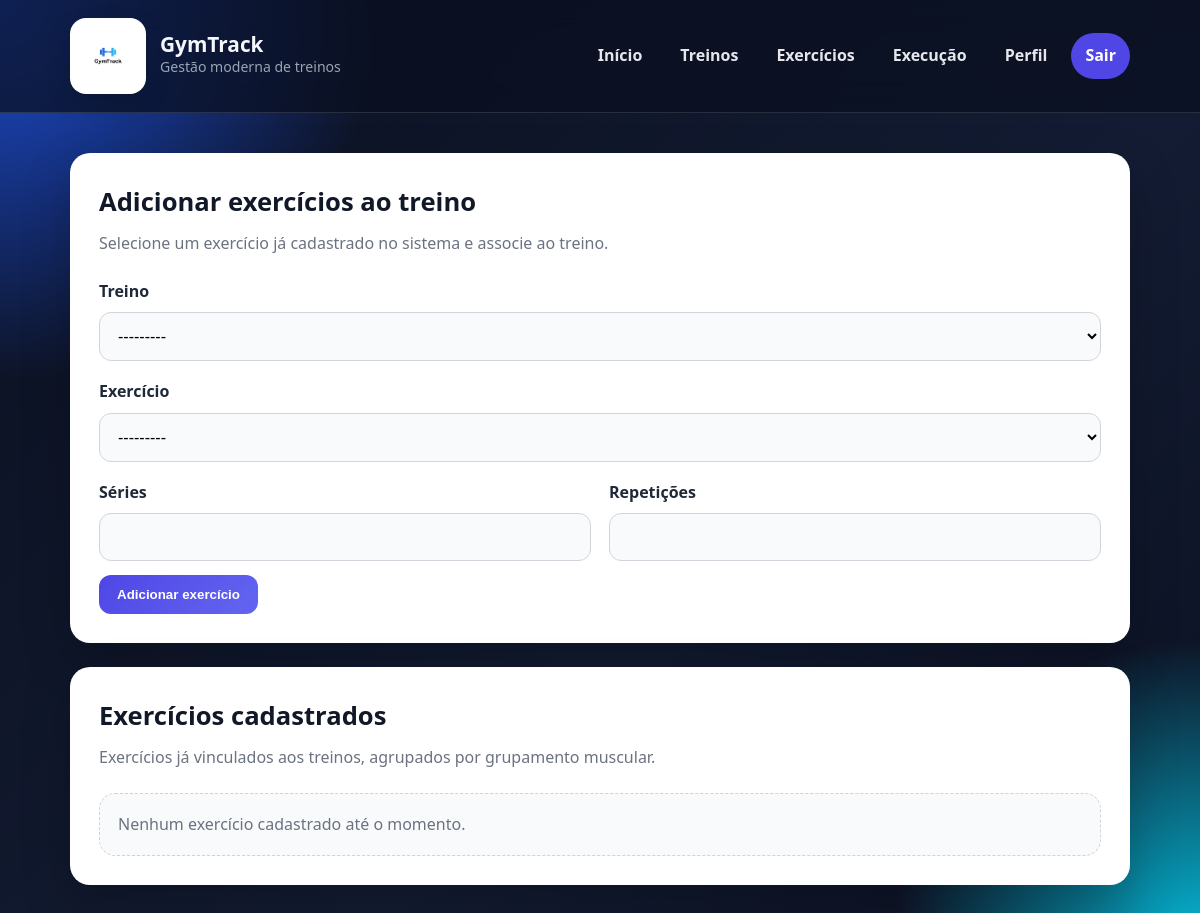
/exercicios/ (signed in), run on an earlier commit of the app's database.
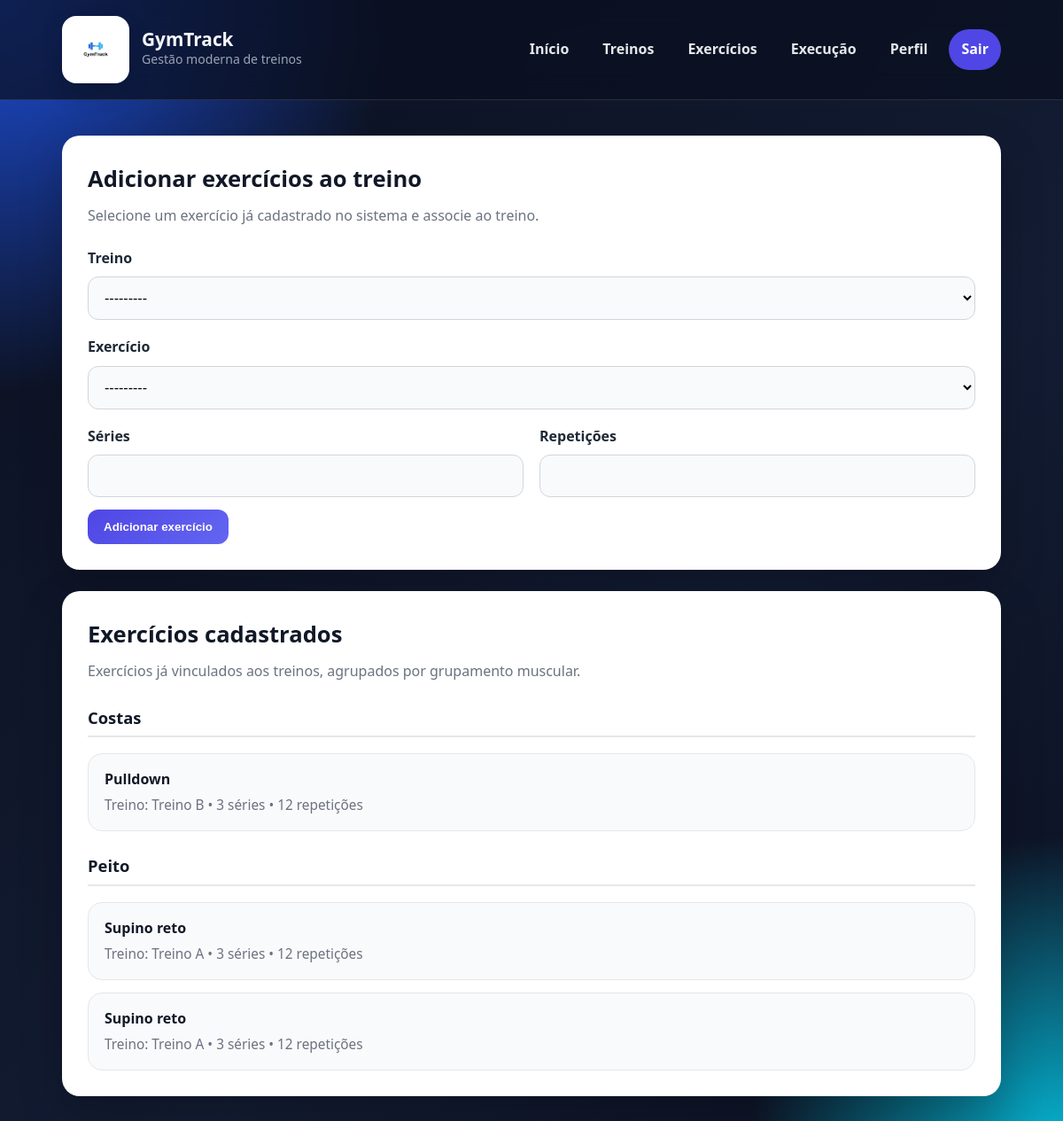
And on a later commit of the database.
### core/models.py (models this page shows, shortened)
class Exercicio(models.Model):
    treino = models.ForeignKey(Treino, on_delete=models.CASCADE, related_name='exercicios')
    exercicio_base = models.ForeignKey(
        ExercicioBase,
        on_delete=models.CASCADE,
        related_name='exercicios_do_sistema',
        null=True,
        blank=True
    )
    nome = models.CharField(max_length=100, blank=True, null=True)
    series = models.PositiveIntegerField()
    repeticoes = models.PositiveIntegerField()

class ExercicioBase(models.Model):
    nome = models.CharField(max_length=100, unique=True)
    grupo_muscular = models.CharField(max_length=50)
    def __str__(self):
        return f"{self.nome} ({self.grupo_muscular})"

class Treino(models.Model):
    usuario = models.ForeignKey(User, on_delete=models.CASCADE)
    nome = models.CharField(max_length=100)
    def __str__(self):
        return self.nome

### core/views.py (the view)
# urls.py: path('exercicios/', views.exercicios_view, name='exercicios'),
@login_required
def exercicios_view(request):
    if request.method == 'POST':
        form = ExercicioForm(request.POST)
        form.fields['treino'].queryset = Treino.objects.filter(usuario=request.user)
        if form.is_valid():
            exercicio = form.save(commit=False)
            if exercicio.treino.usuario != request.user:
                return redirect('exercicios')
            exercicio.save()
            return redirect('exercicios')
    else:
        form = ExercicioForm()
        form.fields['treino'].queryset = Treino.objects.filter(usuario=request.user)
    exercicios = Exercicio.objects.select_related(
        'treino',
        'exercicio_base'
    ).filter(
        treino__usuario=request.user
    ).order_by('exercicio_base__grupo_muscular', 'exercicio_base__nome')
    exercicios_agrupados = {}
    for exercicio in exercicios:
        grupo = exercicio.exercicio_base.grupo_muscular if exercicio.exercicio_base else 'Outros'
        if grupo not in exercicios_agrupados:
            exercicios_agrupados[grupo] = []
        exercicios_agrupados[grupo].append(exercicio)
    return render(request, 'core/exercicios.html', {
        'form': form,
        'exercicios_agrupados': exercicios_agrupados
    })

### core/forms.py
class ExercicioForm(forms.ModelForm):
    class Meta:
        model = Exercicio
        fields = ['treino', 'exercicio_base', 'series', 'repeticoes']
        labels = {
            'treino': 'Treino',
            'exercicio_base': 'Exercício',
            'series': 'Séries',
            'repeticoes': 'Repetições',
        }

### core/templates/core/exercicios.html (shortened to what this page needs)
{% extends 'core/base.html' %}
{% block content %}
<section class="page-grid">
    <div class="content-card">
        <h2 class="section-title">Adicionar exercícios ao treino</h2>
        <p class="section-subtitle">Selecione um exercício já cadastrado no sistema e associe ao treino.</p>
        <form method="post">
            <div class="form-grid">
                <div class="form-group full">
                    <label for="{{ form.treino.id_for_label }}">Treino</label>
                    {{ form.treino }}
                </div>
                <div class="form-group full">
                    <label for="{{ form.exercicio_base.id_for_label }}">Exercício</label>
                    {{ form.exercicio_base }}
                </div>
                <div class="form-group">
                    <label for="{{ form.series.id_for_label }}">Séries</label>
                    {{ form.series }}
                </div>
                <div class="form-group">
                    <label for="{{ form.repeticoes.id_for_label }}">Repetições</label>
                    {{ form.repeticoes }}
                </div>
            </div>
            <div class="form-actions">
                <button type="submit" class="btn btn-primary">Adicionar exercício</button>
            </div>
        </form>
    </div>
    <div class="list-card">
        <h3 class="section-title">Exercícios cadastrados</h3>
        <p class="section-subtitle">Exercícios já vinculados aos treinos, agrupados por grupamento muscular.</p>
        {% if exercicios_agrupados %}
            {% for grupo, lista_exercicios in exercicios_agrupados.items %}
                <div class="muscle-group-block">
                    <h4 class="muscle-group-title">{{ grupo }}</h4>
                    <ul class="items-list">
                        {% for exercicio in lista_exercicios %}
                            <li class="item">
                                <div>
                                    <strong>
                                        {% if exercicio.exercicio_base %}
                                            {{ exercicio.exercicio_base.nome }}
                                        {% else %}
                                            {{ exercicio.nome }}
                                        {% endif %}
                                    </strong>
                                    <span>
                                        Treino: {{ exercicio.treino.nome }} •
                                        {{ exercicio.series }} séries •
                                        {{ exercicio.repeticoes }} repetições
                                    </span>
                                </div>
                            </li>
                        {% endfor %}
                    </ul>
                </div>
            {% endfor %}
        {% else %}
            <div class="empty-state">Nenhum exercício cadastrado até o momento.</div>
        {% endif %}
    </div>
</section>
{% endblock %}

What changed in the data, as far as the page shows it:
added Exercicio: grupo_muscular "Costas", exercicio_base.nome "Pulldown", treino.nome "Treino B", series "3", repeticoes "12"
added Exercicio: grupo_muscular "Peito", exercicio_base.nome "Supino reto", treino.nome "Treino A", series "3", repeticoes "12"
added Exercicio: exercicio_base.nome "Supino reto", treino.nome "Treino A", series "3", repeticoes "12", shown under "Peito"
Also different on the page:
text no longer shown: "Nenhum exercício cadastrado até o momento."
